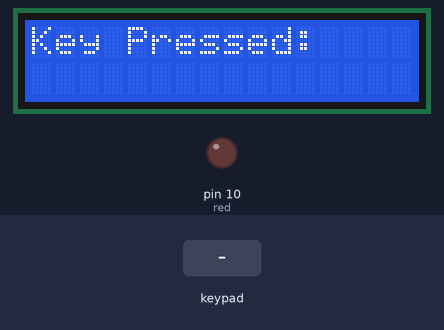
Recording of a sketch running on a simulated Arduino Uno, built with avr-gcc and run on an emulated ATmega328P. Parts: 16×2 character LCD, output pins drawn as LEDs (lit = HIGH). Inputs (shaded band) come from the test bench.

Above: at 1.2 s.
1.3 s: keypad keys 9 8 7 6 # pressed 0.4 s apart
At 4.3 s:
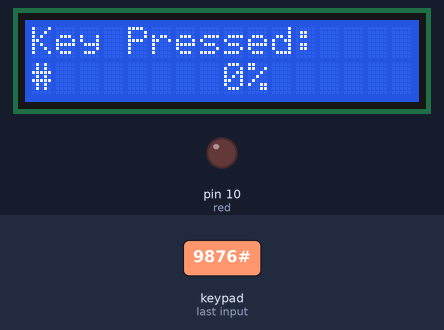
4.8 s: keypad keys 1 3 9 7 * pressed 0.4 s apart
At 7.8 s:
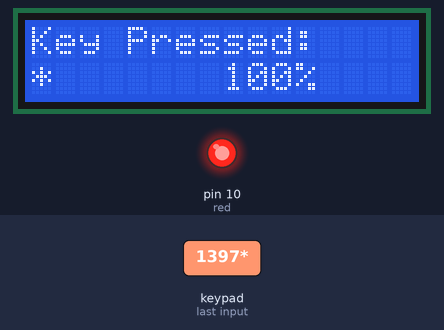
8.3 s: key 'A' pressed
At 9.5 s:
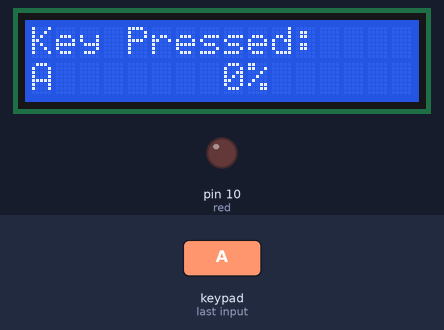
9.8 s: key 'B' pressed
At 10.5 s:
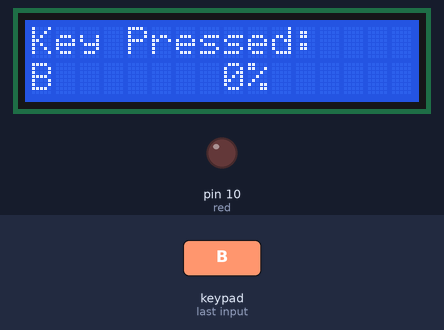
11.3 s: key 'C' pressed
At 11.8 s:
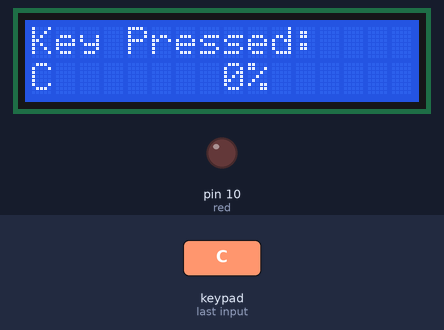
12.8 s: keypad keys 9 8 7 6 D pressed 0.4 s apart
At 13.0 s:
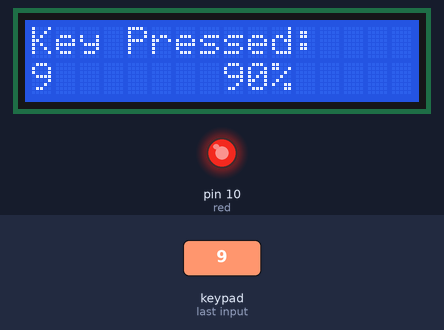
Timing chart, 0 to 15.9 s (numbered marks = the images above; inputs shaded):
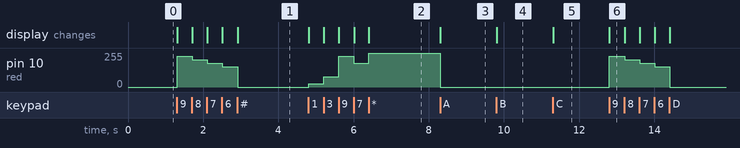

Measured:
- after the input at 1.3 s, pin 10 (red): 0/255 → 229/255 at once, → 204/255 0.40 s later, → 178/255 0.39 s later, → 153/255 0.40 s later, … (5 changes in this stretch); the display: first changes at once (image 1 shows a later state)
- after the input at 4.8 s, pin 10 (red): 0/255 → 25/255 at once, → 76/255 0.39 s later, → 229/255 0.40 s later, → 178/255 0.40 s later, … (5 changes in this stretch); the display: first changes at once (image 2 shows a later state)
- after the input at 8.3 s, pin 10 (red): 255/255 → 0/255 at once; the display: changes at once (image 3)
- after the input at 9.8 s, the display: changes at once (image 4)
- after the input at 11.3 s, the display: changes at once (image 5)
- after the input at 12.8 s, pin 10 (red): 0/255 → 229/255 at once, → 204/255 0.40 s later, → 178/255 0.40 s later, → 153/255 0.40 s later, … (5 changes in this stretch); the display: changes at once (image 6)

The sketch:

KeypadLedBrightness.ino
```cpp
#include <LiquidCrystal.h>
#include <Keypad.h>

LiquidCrystal lcd(12, 11, 5, 4, 3, 2);

const byte ROWS = 4;
const byte COLS = 4;

char keys[ROWS][COLS] = {
  {'1', '2', '3', 'A'},
  {'4', '5', '6', 'B'},
  {'7', '8', '9', 'C'},
  {'*', '0', '#', 'D'}
};

byte rowPins[ROWS] = {9, 8, 7, 6};
byte colPins[COLS] = {A2, A3, A4, A5};

Keypad keypad = Keypad(makeKeymap(keys), rowPins, colPins, ROWS, COLS);

const int red = 10;

void setup() {

  lcd.begin(16, 2);

  pinMode(red, OUTPUT);

  lcd.setCursor(0, 0);
  lcd.print("Key Pressed:");
}

void loop() {
  char key = keypad.getKey();

  if (key) {
    int brightness = 0;

    lcd.setCursor(0, 1);
    lcd.print("                ");
    lcd.setCursor(0, 1);
    lcd.print(key);


    if (key >= '1' && key <= '9') {
      brightness = (key - '0') * 10;
    } else if (key == '*') {
      brightness = 100;
    } else if (key == '#') {
      brightness = 0;
    } else if (key == '0') {
      brightness = 100;
    }

    analogWrite(red, map(brightness, 0, 100, 0, 255));

    lcd.setCursor(8, 1);
    lcd.print(brightness);
    lcd.print("%   ");
  }
}
```
